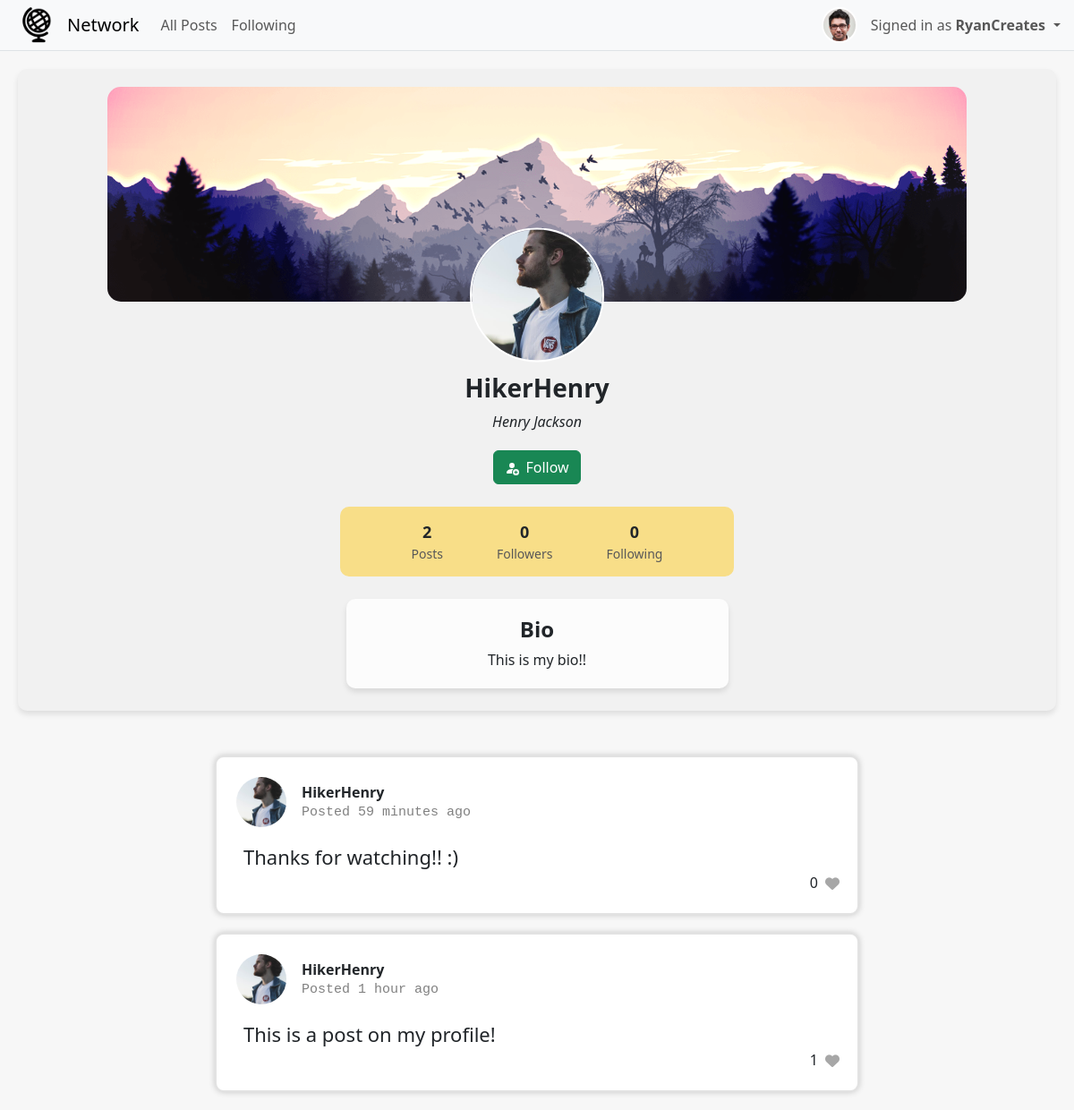
Page /profile/11 (signed in) on the committed database.
### network/models.py (models this page shows, shortened)
class User(AbstractUser):
    pass

class Profile(models.Model):
    user = models.OneToOneField(User, on_delete=models.CASCADE, related_name="profile")
    name = models.CharField(max_length=200, null=True, blank=True)
    bio = models.TextField(null=True, blank=True)
    picture = models.ImageField(upload_to='profile-pics', default='profile-pics/default.jpg')

class Post(models.Model):
    user = models.ForeignKey(User, on_delete=models.CASCADE, related_name="posts")
    timestamp = models.DateTimeField(auto_now_add=True)
    body = models.TextField(blank=False)
    likes = models.IntegerField(default=0)
    liked_by = models.ManyToManyField(User, related_name='liked_posts', blank=True, null=True)

### network/views.py (the view, shortened to what this page needs)
# urls.py: path("profile/<int:user_id>", views.profile, name="profile"),
def profile(request, user_id):
    profile_user = User.objects.get(pk=user_id)
    profile = Profile.objects.get(user=profile_user)
    post_count = Post.objects.filter(user=profile_user).count()
    following_count = Following.objects.filter(user=profile_user).count()
    followers_count = Following.objects.filter(user_followed=profile_user).count()
    user_posts = Post.objects.filter(user=profile_user).order_by('-timestamp')
    paginator = Paginator(user_posts, 10)
    page_num = request.GET.get('page')
    posts = paginator.get_page(page_num)
    if request.user.is_authenticated:
        following_users = Following.objects.filter(user=request.user).values_list('user_followed', flat=True)
        return render(request, "network/profile.html", {
            "profile_user": profile_user,
            "profile": profile,
            "user_posts": posts,
            "post_count": post_count,
            "following_count": following_count,
            "followers_count": followers_count,
            "following_users": following_users
        })

### network/templates/network/profile.html (shortened to what this page needs)
{% extends "network/layout.html" %}
{% block body %}
    <div class="profile-main">
        <div class="profile-top">
            <div style="position: relative;">
                <img class="profile-banner" src="{{ MEDIA_URL }}banner.png">
                <img src="{{ MEDIA_URL }}{{ profile_user.profile.picture }}" class="nav-profile-picture" style="position: absolute; top: 50%; left: 50%; transform: translate(-50%, 5%); width: 150px; height: 150px; margin: 0px;">
            </div>
        </div>
        <div class="profile-username">
            <h3><b>{{ profile_user.username }}</b></h3>
        </div>
        {% if profile.name %}
        <div class="profile-name">
            <p><i>{{ profile.name }}</i></p>
        </div>
        {% endif %}
        <div class="profile-data">
            <div>
                {% if request.user.is_authenticated %}
                    {% if profile.user == request.user %}
                        <a href="{% url 'edit_profile' request.user.id %}" class="btn btn-primary">
                            <svg xmlns="http://www.w3.org/2000/svg" width="16" height="16" fill="currentColor" class="bi bi-pencil" viewBox="0 0 16 16" style="margin-right: 5px;">
                                <path d="M12.146.146a.5.5 0 0 1 .708 0l3 3a.5.5 0 0 1 0 .708l-10 10a.5.5 0 0 1-.168.11l-5 2a.5.5 0 0 1-.65-.65l2-5a.5.5 0 0 1 .11-.168l10-10zM11.207 2.5 13.5 4.793 14.793 3.5 12.5 1.207zm1.586 3L10.5 3.207 4 9.707V10h.5a.5.5 0 0 1 .5.5v.5h.5a.5.5 0 0 1 .5.5v.5h.293zm-9.761 5.175-.106.106-1.528 3.821 3.821-1.528.106-.106A.5.5 0 0 1 5 12.5V12h-.5a.5.5 0 0 1-.5-.5V11h-.5a.5.5 0 0 1-.468-.325z"></path>
                            </svg>
                            Edit Profile
                        </a>
                    {% else %}
                        {% if profile.user.id in following_users %}
                            <button type="button" class="btn btn-danger" id="unfollowBtn">
                                <svg xmlns="http://www.w3.org/2000/svg" width="16" height="16" fill="currentColor" class="bi bi-person-fill-dash" viewBox="0 0 16 16" style="margin-right: 3px;">
                                    <path d="M12.5 16a3.5 3.5 0 1 0 0-7 3.5 3.5 0 0 0 0 7M11 12h3a.5.5 0 0 1 0 1h-3a.5.5 0 0 1 0-1m0-7a3 3 0 1 1-6 0 3 3 0 0 1 6 0"></path>
                                    <path d="M2 13c0 1 1 1 1 1h5.256A4.493 4.493 0 0 1 8 12.5a4.49 4.49 0 0 1 1.544-3.393C9.077 9.038 8.564 9 8 9c-5 0-6 3-6 4"></path>
                                </svg>
                                Unfollow
                            </button>
                        {% else %}
                            <button type="button" class="btn btn-success" id="followBtn">
                                Follow
                            </button>
                        {% endif %}
                    {% endif %}
                {% endif %}
            </div>
            <div class="profile-stats">
                <div>
                    <span class="count">{{ post_count }}</span>
                    <span class="heading">Posts</span>
                </div>
                <div>
                    <span class="count" id="followers_count">{{ followers_count }}</span>
                    <span class="heading">Followers</span>
                </div>
                <div>
                    <span class="count">{{ following_count }}</span>
                    <span class="heading">Following</span>
                </div>
            </div>
            {% if profile.bio %}
                <div class="profile-bio">
                    <h4>Bio</h4>
                    <span>{{ profile.bio }}</span>
                </div>
            {% endif %}
        </div>
    </div>
    <div class="profile-posts">
        {% for post in user_posts %}
            <div class="post-container">
                <div class="post-profile">
                    <img src="{{ MEDIA_URL }}{{ post.user.profile.picture }}" alt="Profile Picture" class="nav-profile-picture" style="width: 60px; height: 60px;">
                    <div class="profile-info">
                        <strong>{{ post.user.username }}</strong>
                        <p id="time-since-post">Posted <span class="time-since-post" data-created="{{ post.timestamp.isoformat }}"></span></p>
                    </div>
                </div>
                <div class="post-body" id="body_{{ post.id }}">{{ post.body }}</div>
                <div class="post-likes">
                    <span class="like-counter" data-like-counter="{{ post.id }}">{{ post.likes }}</span>
                    <div class="heart" data-post-id="{{ post.id }}">
                        <i class="fas fa-heart"></i>
                    </div>
                </div>
            </div>
        {% endfor %}
    </div>
    {% load static %}
{% endblock %}

### network/templates/network/layout.html (shortened to what this page needs)
{% load static %}
<!DOCTYPE html>
<html lang="en">
    <head>
        <link href="https://cdn.jsdelivr.net/npm/bootstrap@5.3.2/dist/css/bootstrap.min.css" rel="stylesheet">
        <link href="{% static 'network/styles.css' %}" rel="stylesheet">
    </head>
    <body>
        <nav class="navbar navbar-expand-lg bg-body-tertiary fixed-top border-bottom border-body">
            <div class="container-fluid">
                <img src="{{ MEDIA_URL }}logo.png" alt="logo" height="40" class="d-inline-block align-text-top" style="margin-right: 8px; margin-left: 10px; padding: 0px;">
                <a class="navbar-brand" style="padding-left: 5px">Network</a>
                <div class="collapse navbar-collapse" id="navbarNavDropdown">
                    <ul class="navbar-nav">
                        <li class="nav-item">
                            <a class="nav-link" aria-current="page" href="{% url 'index' %}">All Posts</a>
                        </li>
                        {% if request.user.is_authenticated %}
                            <li class="nav-item">
                                <a class="nav-link" aria-current="page" href="{% url 'following' %}">Following</a>
                            </li>
                        {% endif %}
                        <li class="nav-item dropdown" style="position: absolute; right: 15px; margin: 0;">
                            <a class="nav-link dropdown-toggle" role="button" data-bs-toggle="dropdown" aria-expanded="false" style="display: flex; align-items: center; padding: 0px;">
                                {% if request.user.is_authenticated %}
                                    <img src="{{ MEDIA_URL }}{{ request.user.profile.picture }}" alt="Profile Picture" class="nav-profile-picture d-inline-block align-text-top">
                                    <span style="padding-right: 5px;">Signed in as <strong>{{ request.user.username }}</strong></span>
                                {% else %}
                                    <span style="line-height: 40px; display: flex; align-items: center; padding-right: 5px;">Not signed in</span>
                                {% endif %}
                            </a>
                        </li>
                    </ul>
                </div>
            </div>
        </nav>
        <div class="body">
            {% block body %}
            {% endblock %}
        </div>
    </body>
</html>

### network/static/network/styles.css (style rules this page uses)
body { padding-top: 57px; padding-left: 20px; padding-right: 20px; background-color: #f7f7f7; }
.nav-profile-picture { margin-top: 0px; margin-right: 15px; width: 40px; height: 40px; border-radius: 50%; overflow: hidden; border: 2px solid white; object-fit: cover; }
.post-container { padding: 20px; margin-bottom: 20px; border: solid 2px rgb(226, 226, 226); border-radius: 10px; background-color: white; box-shadow: 0 0 7px rgba(0, 0, 0, 0.2); }
.post-profile { display: flex; margin-bottom: 15px; }
.profile-info { display: flex; flex-direction: column; justify-content: center; }
#time-since-post { margin: 0px; font-family: 'Courier New', Courier, monospace; color: grey; font-size: 15px; }
.post-body { padding-left: 10px; padding-right: 30px; font-size: 22px; font-weight: 300; }
.post-likes { display: flex; align-items: center; justify-content: flex-end; }
.like-counter { margin-right: 8px; padding-bottom: 2px; }
.heart { display: flex; color: #a7a7a7; cursor: pointer; }
.profile-main { margin-top: 20px; padding-bottom: 15px; background-color: #f1f1f1; border-radius: 10px; box-shadow: 0 4px 6px rgba(0, 0, 0, 0.1); }
.profile-top { display: flex; justify-content: center; height: 340px; }
.profile-banner { width: 80vw; margin-top: 20px; border-radius: 15px; height: 240px; max-width: 968px; border-radius: 15px; object-fit: cover; }
.profile-username { text-align: center; padding: 0px; }
.profile-name { text-align: center; }
.profile-data { display: flex; flex-direction: column; align-items: center; margin-top: 20px; }
.profile-data > div { flex: 1; margin-bottom: 10px; }
.profile-stats { display: flex; justify-content: space-around; margin-top: 15px; background-color: #F8DE88; padding-left: 50px; padding-right: 50px; padding-top: 15px; padding-bottom: 15px; border-radius: 10px; }
.profile-stats div { display: flex; flex-direction: column; align-items: center; text-align: center; padding-left: 30px; padding-right: 30px; }
.count { font-weight: bold; font-size: 18px; }
.heading { font-size: 14px; color: #585858; }
.profile-bio { margin-top: 15px; background-color: rgb(252, 252, 252); border-radius: 10px; padding: 20px; text-align: center; box-shadow: 0 4px 6px rgba(0, 0, 0, 0.1); width: 427px; }
.profile-bio h4 { font-weight: 600; text-align: center; }
.profile-posts { width: 60vw; margin: 0 auto; position: relative; margin-top: 50px; }

### rows in the picture
User: user.profile.picture (picture), user.username "RyanCreates"
User: profile.picture (picture), username "HikerHenry"
Profile: name "Henry Jackson", bio "This is my bio!!"
Post: user.profile.picture (picture), user.username "HikerHenry", body "Thanks for watching!! :)", likes "0"
Post: user.profile.picture (picture), user.username "HikerHenry", body "This is a post on my profile!", likes "1"

### other values in the picture
{{ post_count }} "2"
{{ followers_count }} "0"
{{ following_count }} "0"
